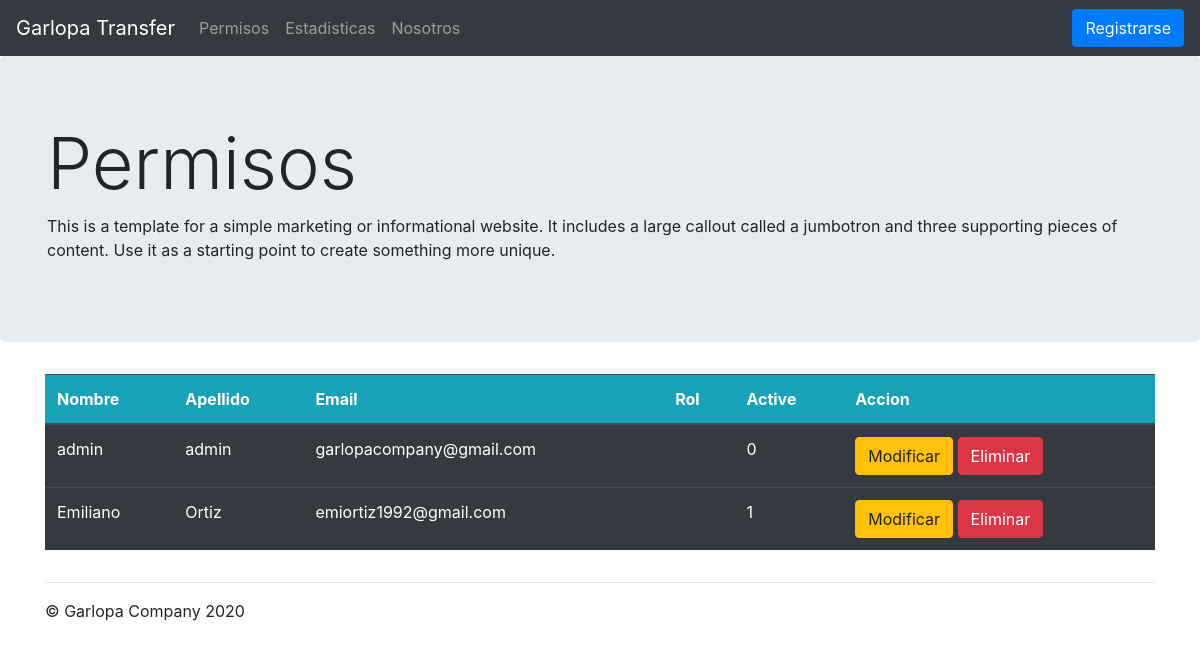
The app's page /abmUsuario.php, older data.
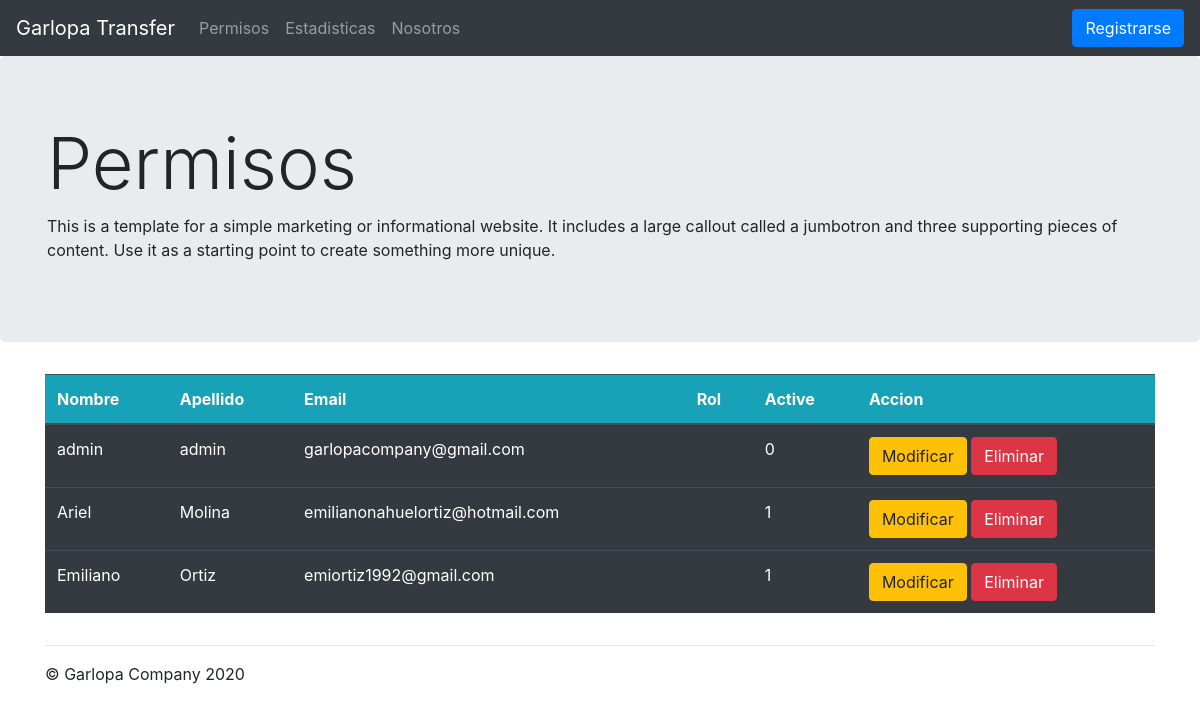
The same page, newer data.
### tables this page shows
CREATE TABLE `usuario` (
  `Id` int(11) NOT NULL,
  `Codigo` int(255) NOT NULL,
  `Nombre` varchar(30) NOT NULL,
  `Apellido` varchar(30) NOT NULL,
  `Email` varchar(50) NOT NULL,
  `Password` varchar(50) NOT NULL,
  `Hash` varchar(50) NOT NULL,
  `Active` int(1) NOT NULL DEFAULT 0,
  `pTipoUsuario` int(50) NOT NULL DEFAULT 4
);

### abmUsuario.php (the view, shortened to what this page needs)
<!doctype html>
<html lang="en">
<head>
    <link href="/tpfinal/recursos/css/bootstrap.min.css" rel="stylesheet">
    <link href="/tpfinal/recursos/css/jumbotron.css" rel="stylesheet">
</head>
<body>
<?php include "header.php"?>
<main role="main">
    <div class="jumbotron">
        <div class="container">
            <h1 class="display-3">Permisos</h1>
            <p>This is a template for a simple marketing or informational website. It includes a large callout called a jumbotron and three supporting pieces of content. Use it as a starting point to create something more unique.</p>
        </div>
    </div>
    <div class="container">
        <div class="table-responsive">
            <table class="table table-hover table-dark">
                <thead>
                <tr class="bg-info">
                    <th scope="col">Nombre</th>
                    <th scope="col">Apellido</th>
                    <th scope="col">Email</th>
                    <th scope="col">Rol</th>
                    <th scope="col">Active</th>
                    <th scope="col">Accion</th>
                </tr>
                </thead>
                <tbody>
                <?php
                $conexion = conectarBaseDeDatos();
                $sql = "select Id,Nombre, Apellido, Email,Password, Active from usuario";
                $result = mysqli_query($conexion,$sql);
                while($mostrar = mysqli_fetch_array($result)){
                            $datos=
                                $mostrar[0]."||".
                                $mostrar[1]."||".
                                $mostrar[2]."||".
                                $mostrar[3]."||".
                                $mostrar[4]."||".
                                $mostrar[5]."||";
                    ?>
                    <tr>
                        <td><?php echo $mostrar["Nombre"] ?></td>
                        <td><?php echo $mostrar["Apellido"] ?></td>
                        <td><?php echo $mostrar["Email"]?> </td>
                        <td>
                        </td>
                        <td><?php echo $mostrar["Active"]?> </td>
                        <td>
                            <button class="btn btn-warning" data-toggle="modal" data-target="#ModificarUsuario" onclick="agregaform('<?php echo $datos?>')">Modificar</button>
                            <a href="funciones/abmUsuarioEliminar.php?eliminar=<?php echo  $mostrar[0]?>" class="btn btn-danger" onclick="return confirm('DESEA ELIMINAR EL USUARIO DE MANERA VIOLENTA?')">Eliminar</a>
                        </td>
                    </tr>
                    <?php
                }
                ?>
                </tbody>
            </table>
        </div>
    </div>
</main>
<?php
include_once "footer.php";
?>
</html>

### header.php (shortened to what this page needs)
<nav class="navbar navbar-expand-md navbar-dark fixed-top bg-dark">
    <a class="navbar-brand " href="/TPFinal/index.php">Garlopa Transfer</a>
    <div class="collapse navbar-collapse" id="navbarsExampleDefault">
        <ul class="navbar-nav mr-auto">
            <li class="nav-item">
                <a class="nav-link" href="/TPFinal/abmUsuario.php">Permisos <span class="sr-only">(current)</span></a>
            </li>
            <li class="nav-item">
                <a class="nav-link" href="/TPFinal/estadistica.php">Estadisticas</a>
            </li>
            <li class="nav-item">
                <a class="nav-link" href="index.php#nosotros">Nosotros</a>
            </li>
        </ul>
        <?php
        if (isset($_SESSION["logueado"]) == 1){
            echo '<a href="/tpfinal/funciones/cerrarSesion.php?cerrarSesion=1"
                   class="btn btn-danger" >Cerrar Sesion</a>';
        }else{
            echo '<button type="button" class="btn btn-primary " data-toggle="modal" data-target="#exampleModal">
                Registrarse
                </button>';
        }
        ?>
    </div>
</nav>

### footer.php
<footer class="container">
    <hr>
    <p>&copy; Garlopa Company 2020</p>
</footer>

### recursos/css/jumbotron.css (style rules this page uses)
body { padding-top: 3.5rem; }

Row changes from the older to the newer data that the page shows:
added usuario: Nombre "Ariel", Apellido "Molina", Email "emilianonahuelortiz@hotmail.com", Active "1"
